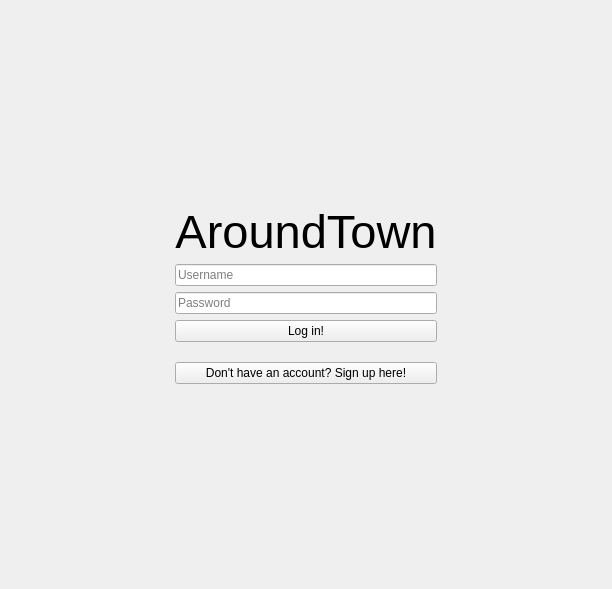
<?xml version="1.0" encoding="UTF-8"?>
<ui version="4.0">
 <class>Form</class>
 <widget class="QWidget" name="Form">
  <property name="geometry">
   <rect>
    <x>0</x>
    <y>0</y>
    <width>612</width>
    <height>589</height>
   </rect>
  </property>
  <property name="windowTitle">
   <string>Form</string>
  </property>
  <layout class="QHBoxLayout" name="horizontalLayout" stretch="0,0,0">
   <item>
    <spacer name="horizontalSpacer">
     <property name="orientation">
      <enum>Qt::Orientation::Horizontal</enum>
     </property>
     <property name="sizeHint" stdset="0">
      <size>
       <width>40</width>
       <height>20</height>
      </size>
     </property>
    </spacer>
   </item>
   <item>
    <widget class="QFrame" name="verticalFrame">
     <layout class="QVBoxLayout" name="verticalLayout">
      <item>
       <spacer name="verticalSpacer">
        <property name="orientation">
         <enum>Qt::Orientation::Vertical</enum>
        </property>
        <property name="sizeHint" stdset="0">
         <size>
          <width>20</width>
          <height>159</height>
         </size>
        </property>
       </spacer>
      </item>
      <item>
       <widget class="QLabel" name="app_title">
        <property name="font">
         <font>
          <pointsize>35</pointsize>
         </font>
        </property>
        <property name="text">
         <string>AroundTown</string>
        </property>
        <property name="alignment">
         <set>Qt::AlignmentFlag::AlignCenter</set>
        </property>
       </widget>
      </item>
      <item>
       <widget class="QLineEdit" name="username_entry">
        <property name="placeholderText">
         <string>Username</string>
        </property>
       </widget>
      </item>
      <item>
       <widget class="QLineEdit" name="password_entry">
        <property name="echoMode">
         <enum>QLineEdit::EchoMode::Password</enum>
        </property>
        <property name="placeholderText">
         <string>Password</string>
        </property>
        <property name="cursorMoveStyle">
         <enum>Qt::CursorMoveStyle::LogicalMoveStyle</enum>
        </property>
       </widget>
      </item>
      <item>
       <widget class="QPushButton" name="login_button">
        <property name="text">
         <string>Log in!</string>
        </property>
       </widget>
      </item>
      <item>
       <widget class="QLabel" name="error_label">
        <property name="font">
         <font>
          <pointsize>5</pointsize>
         </font>
        </property>
        <property name="text">
         <string/>
        </property>
       </widget>
      </item>
      <item>
       <widget class="QPushButton" name="signup_button">
        <property name="text">
         <string>Don't have an account? Sign up here!</string>
        </property>
       </widget>
      </item>
      <item>
       <spacer name="verticalSpacer_2">
        <property name="orientation">
         <enum>Qt::Orientation::Vertical</enum>
        </property>
        <property name="sizeHint" stdset="0">
         <size>
          <width>20</width>
          <height>172</height>
         </size>
        </property>
       </spacer>
      </item>
     </layout>
    </widget>
   </item>
   <item>
    <spacer name="horizontalSpacer_2">
     <property name="orientation">
      <enum>Qt::Orientation::Horizontal</enum>
     </property>
     <property name="sizeHint" stdset="0">
      <size>
       <width>40</width>
       <height>20</height>
      </size>
     </property>
    </spacer>
   </item>
  </layout>
 </widget>
 <resources/>
 <connections/>
</ui>
